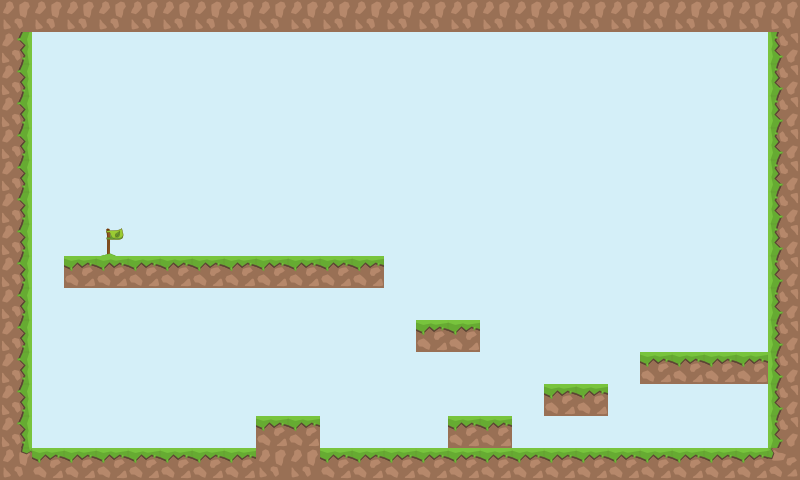

Below is a game level as drawn by its tile map, then a one-line description and the .tmx that defines it (tile-layer data replaced by summaries):
An orthogonal 25x15 tile map with 32x32 px tiles, 2 tile layers (background, graphics), 2 tilesets and 15 objects.

<map version="1.0" tiledversion="1.1.1" orientation="orthogonal" renderorder="right-down" width="25" height="15" tilewidth="32" tileheight="32" infinite="0" nextobjectid="34">
 <tileset firstgid="1" name="tiles_32x32" tilewidth="32" tileheight="32" tilecount="10" columns="5">
  <image source="tiles_32x32.png" width="161" height="65" />
 </tileset>
 <tileset firstgid="11" source="tiles_32x32_proper.tsx" />
 <layer name="background" width="25" height="15">
  <data>[375 cells, 375 non-empty, 1 distinct tile ids]</data>
 </layer>
 <layer name="graphics" width="25" height="15">
  <data>[375 cells, 99 non-empty, 7 distinct tile ids]</data>
 </layer>
 <objectgroup name="blocks">
  <object id="1" x="-1.33333" y="448" width="801.333" height="31" />
  <object id="2" x="768" y="0" width="32" height="447" />
  <object id="3" x="0" y="-1" width="32" height="449" />
  <object id="17" x="256" y="416" width="63.6667" height="32" />
  <object id="18" x="448.333" y="416.667" width="63.3333" height="31.6667" />
  <object id="19" x="545" y="384.333" width="63.3333" height="31.6667" />
  <object id="20" x="640" y="352" width="127.667" height="32" />
  <object id="21" x="416.333" y="320.333" width="64.3333" height="31.3333" />
  <object id="22" x="65" y="256.333" width="318.667" height="31.6667" />
 </objectgroup>
 <objectgroup name="flowers">
  <object id="24" x="208" y="215">
   <ellipse />
  </object>
  <object id="25" x="298" y="219">
   <ellipse />
  </object>
  <object id="26" x="448" y="294">
   <ellipse />
  </object>
  <object id="27" x="668" y="319">
   <ellipse />
  </object>
  <object id="28" x="736" y="318">
   <ellipse />
  </object>
 </objectgroup>
 <objectgroup name="end">
  <object id="31" x="111" y="237">
   <ellipse />
  </object>
 </objectgroup>
</map>
